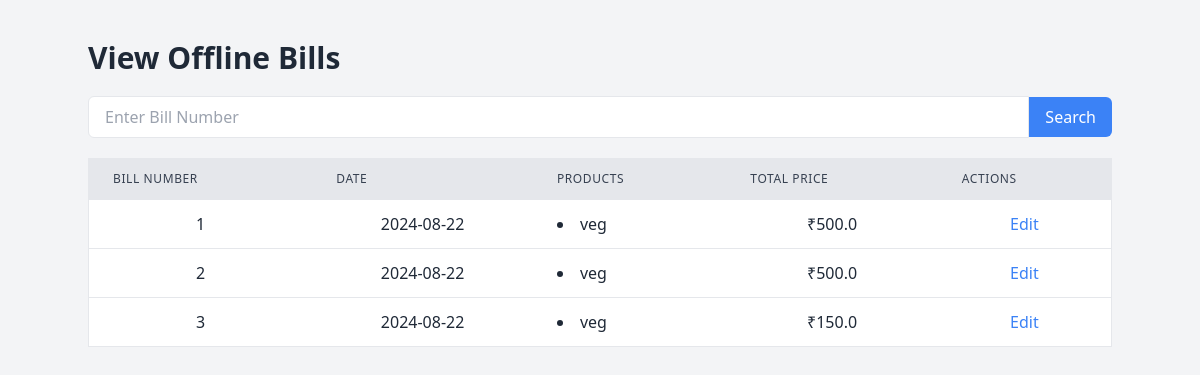
Screenshot of /view_offline_bills (signed in) with the database file from the repository.
### models.py (models this page shows, shortened)
class TransactionRecord(db.Model):
    id = db.Column(db.Integer, primary_key=True)
    bill_no = db.Column(db.Integer, unique=True, nullable=False)
    date = db.Column(db.Date, nullable=False, default=datetime.utcnow)
    total_price = db.Column(db.Float, nullable=False)
    billing_mode = db.Column(db.String(10), nullable=False)  # New field to store 'online' or 'offline'
    organisation_id = db.Column(db.Integer, db.ForeignKey('organisation.id'), nullable=False)
    customer_id = db.Column(db.Integer, db.ForeignKey('customer.id'), nullable=True)  # Allow null if no customer info
    items = db.relationship('TransactionItem', backref='transaction', lazy=True)
    customer = db.relationship('Customer', backref='transaction_records')

class TransactionItem(db.Model):
    id = db.Column(db.Integer, primary_key=True)
    transaction_id = db.Column(db.Integer, db.ForeignKey('transaction_record.id'), nullable=False)
    product_id = db.Column(db.Integer, db.ForeignKey('product.id'), nullable=False)
    quantity = db.Column(db.Integer, nullable=False)
    total_price = db.Column(db.Float, nullable=False)

class Product(db.Model):
    id = db.Column(db.Integer, primary_key=True)
    name = db.Column(db.String(100), nullable=False)
    SKU = db.Column(db.String(50), nullable=False)
    net_price = db.Column(db.Float, nullable=False)
    selling_price = db.Column(db.Float, nullable=False)
    quantity = db.Column(db.Integer, nullable=False)
    seller = db.Column(db.String(100), nullable=False)
    organisation_id = db.Column(db.Integer, db.ForeignKey('organisation.id'), nullable=False)
    category_id = db.Column(db.Integer, db.ForeignKey('product_category.id'), nullable=True)  # Allow null if category not mandatory
    inventory = db.relationship('Inventory', backref='product', lazy=True)

### blueprints/billing.py (the view)
@billing_bp.route('/view_offline_bills')
def view_offline_bills():
    organisation_id = session.get('organisation_id')
    if not organisation_id:
        flash('User is not logged in!', 'danger')
        return redirect(url_for('auth.login'))
    bills = TransactionRecord.query.filter_by(organisation_id=organisation_id, billing_mode='offline').all()
    bill_items = db.session.query(
        TransactionItem,
        Product.name.label('product_name'),
        Product.SKU.label('product_sku')
    ).join(Product, TransactionItem.product_id == Product.id).all()
    bill_items_dict = {}
    for item in bill_items:
        if item.TransactionItem.transaction_id not in bill_items_dict:
            bill_items_dict[item.TransactionItem.transaction_id] = []
        bill_items_dict[item.TransactionItem.transaction_id].append(item)
    return render_template('view_offline_bills.html', bills=bills, bill_items_dict=bill_items_dict)

### templates/view_offline_bills.html (shortened to what this page needs)
<!DOCTYPE html>
<html lang="en">
<head>
    <link href="https://cdn.jsdelivr.net/npm/tailwindcss@2.2.19/dist/tailwind.min.css" rel="stylesheet">
</head>
<body class="bg-gray-100 text-gray-800">
    <div class="container mx-auto mt-10">
        <h1 class="text-3xl font-bold mb-5">View Offline Bills</h1>
        <form method="GET" action="{{ url_for('billing.search_offline_bill') }}" class="mb-5">
            <div class="flex items-center">
                <input
                    type="text"
                    name="bill_no"
                    id="bill_no"
                    class="w-full px-4 py-2 border rounded-l-md focus:outline-none focus:ring-2 focus:ring-blue-500"
                    placeholder="Enter Bill Number"
                    required
                >
                <button type="submit" class="bg-blue-500 text-white px-4 py-2 rounded-r-md hover:bg-blue-600">
                    Search
                </button>
            </div>
        </form>
        <div class="overflow-x-auto">
            <table class="min-w-full bg-white border border-gray-200">
                <thead>
                    <tr class="bg-gray-200">
                        <th class="py-3 px-6 text-left text-xs font-medium text-gray-700 uppercase tracking-wider border-b">Bill Number</th>
                        <th class="py-3 px-6 text-left text-xs font-medium text-gray-700 uppercase tracking-wider border-b">Date</th>
                        <th class="py-3 px-6 text-left text-xs font-medium text-gray-700 uppercase tracking-wider border-b">Products</th>
                        <th class="py-3 px-6 text-left text-xs font-medium text-gray-700 uppercase tracking-wider border-b">Total Price</th>
                        <th class="py-3 px-6 text-left text-xs font-medium text-gray-700 uppercase tracking-wider border-b">Actions</th>
                    </tr>
                </thead>
                <tbody>
                    {% if bills %}
                        {% for bill in bills %}
                        <tr class="hover:bg-gray-100">
                            <td class="py-3 px-6 text-center border-b">{{ bill.bill_no }}</td>
                            <td class="py-3 px-6 text-center border-b">{{ bill.date }}</td>
                            <td class="py-3 px-6 border-b">
                                <ul class="list-disc list-inside">
                                    {% for item in bill_items_dict[bill.id] %}
                                    <li>
                                        {{ item.product_name }}
                                    </li>
                                    {% endfor %}
                                </ul>
                            </td>
                            <td class="py-3 px-6 text-center border-b">₹{{ bill.total_price }}</td>
                            <td class="py-3 px-6 text-center border-b">
                                <a href="{{ url_for('billing.edit_offline_bill', bill_id=bill.id) }}" class="text-blue-500 hover:text-blue-700">Edit</a>
                            </td>
                        </tr>
                        {% endfor %}
                    {% else %}
                        <tr>
                            <td colspan="5" class="py-3 px-6 text-center border-b">No bills found.</td>
                        </tr>
                    {% endif %}
                </tbody>
            </table>
        </div>
    </div>
</body>
</html>

### rows the page displays
TransactionRecord: bill_no "1", date "2024-08-22", total_price "500.0"
TransactionItem: product_name "veg"
TransactionRecord: bill_no "2", date "2024-08-22", total_price "500.0"
TransactionItem: product_name "veg"
TransactionRecord: bill_no "3", date "2024-08-22", total_price "150.0"
TransactionItem: product_name "veg"
